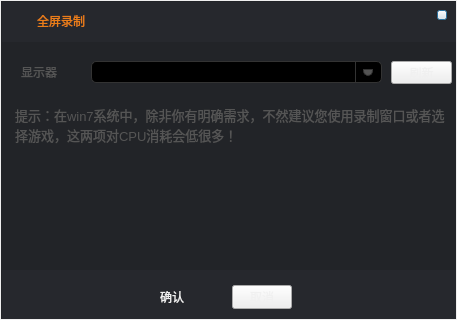
<?xml version="1.0" encoding="UTF-8"?>
<ui version="4.0">
 <class>ScreenSelectDialog</class>
 <widget class="QDialog" name="ScreenSelectDialog">
  <property name="geometry">
   <rect>
    <x>0</x>
    <y>0</y>
    <width>457</width>
    <height>320</height>
   </rect>
  </property>
  <property name="windowTitle">
   <string>ScreenSelectDialog</string>
  </property>
  <property name="styleSheet">
   <string notr="true">QDialog
{
	border-image: url(:/SeedUI/Resources/SeedUI/PC_Camera.png);
}</string>
  </property>
  <layout class="QGridLayout" name="gridLayout">
   <property name="margin">
    <number>1</number>
   </property>
   <property name="spacing">
    <number>0</number>
   </property>
   <item row="0" column="0">
    <widget class="QWidget" name="widget" native="true">
     <property name="styleSheet">
      <string notr="true">QWidget#widget
{
	background-color: rgb(34, 36, 40);
}
</string>
     </property>
     <widget class="QWidget" name="widget_2" native="true">
      <property name="geometry">
       <rect>
        <x>1</x>
        <y>1</y>
        <width>454</width>
        <height>40</height>
       </rect>
      </property>
      <property name="styleSheet">
       <string notr="true">QWidget#widget_2
{
	
	background-color: rgb(38, 40, 45);
}</string>
      </property>
      <widget class="QLabel" name="label">
       <property name="geometry">
        <rect>
         <x>10</x>
         <y>12</y>
         <width>15</width>
         <height>14</height>
        </rect>
       </property>
       <property name="styleSheet">
        <string notr="true">border-image: url(:/SeedUI/Resources/SeedUI/SeedUI_FullScreen.png);</string>
       </property>
       <property name="text">
        <string/>
       </property>
      </widget>
      <widget class="QLabel" name="label_2">
       <property name="geometry">
        <rect>
         <x>35</x>
         <y>9</y>
         <width>54</width>
         <height>20</height>
        </rect>
       </property>
       <property name="styleSheet">
        <string notr="true">color: rgb(234, 126, 24);</string>
       </property>
       <property name="text">
        <string>全屏录制</string>
       </property>
      </widget>
      <widget class="QPushButton" name="Close_pushButton">
       <property name="geometry">
        <rect>
         <x>435</x>
         <y>8</y>
         <width>10</width>
         <height>10</height>
        </rect>
       </property>
       <property name="styleSheet">
        <string notr="true">QPushButton#Close_pushButton{
	
	border-image: url(:/Close/Resources/Close_Normal.png);
}
QPushButton#Close_pushButton:hover{
	
	border-image: url(:/Close/Resources/Close_Hover.png);
}
QPushButton#Close_pushButton:disabled{
	
	border-image: url(:/Close/Resources/Close_Disabled.png);
}
QPushButton#Close_pushButton:checked{
	
	border-image: url(:/Close/Resources/Close_checked.png);
}</string>
       </property>
       <property name="text">
        <string/>
       </property>
      </widget>
     </widget>
     <widget class="QWidget" name="widget_3" native="true">
      <property name="geometry">
       <rect>
        <x>1</x>
        <y>269</y>
        <width>454</width>
        <height>50</height>
       </rect>
      </property>
      <property name="styleSheet">
       <string notr="true">QWidget#widget_3
{
	
	background-color: rgb(38, 40, 45);
}</string>
      </property>
      <widget class="QPushButton" name="OK_pushButton">
       <property name="geometry">
        <rect>
         <x>140</x>
         <y>15</y>
         <width>60</width>
         <height>24</height>
        </rect>
       </property>
       <property name="styleSheet">
        <string notr="true">QPushButton#OK_pushButton
{
	border-image: url(:/SeedUI/Resources/SeedUI/SmallButtonYellow.png);
	font: 75 12px &quot;微软雅黑&quot;;
	color: rgb(240, 240, 240);
	border-radius:5px;
	
}

QPushButton#OK_pushButton:hover
{
	border-image: url(:/SeedUI/Resources/SeedUI/SmallButtonYellow_H.png);
}

QPushButton#OK_pushButton:checked
{
	border-image: url(:/SeedUI/Resources/SeedUI/SmallButtonYellow_C.png);
}
</string>
       </property>
       <property name="text">
        <string>确认</string>
       </property>
      </widget>
      <widget class="QPushButton" name="Cancel_pushButton">
       <property name="geometry">
        <rect>
         <x>230</x>
         <y>15</y>
         <width>60</width>
         <height>24</height>
        </rect>
       </property>
       <property name="styleSheet">
        <string notr="true">QPushButton#Cancel_pushButton
{
	font: 75 12px &quot;微软雅黑&quot;;
	color: rgb(240, 240, 240);
	border-image: url(:/SeedUI/Resources/SeedUI/SmallButton.png);
}

QPushButton#Cancel_pushButton:hover
{
	border-image: url(:/SeedUI/Resources/SeedUI/SmallButton_H.png);
}

QPushButton#Cancel_pushButton:checked
{
	border-image: url(:/SeedUI/Resources/SeedUI/SmallButton_C.png);
}
</string>
       </property>
       <property name="text">
        <string>取消</string>
       </property>
      </widget>
     </widget>
     <widget class="QLabel" name="label_3">
      <property name="geometry">
       <rect>
        <x>20</x>
        <y>60</y>
        <width>41</width>
        <height>21</height>
       </rect>
      </property>
      <property name="styleSheet">
       <string notr="true">color: rgb(85, 85, 85);
font: 75 14px &quot;微软雅黑&quot;;</string>
      </property>
      <property name="text">
       <string>显示器</string>
      </property>
     </widget>
     <widget class="QComboBox" name="Screen_comboBox">
      <property name="geometry">
       <rect>
        <x>90</x>
        <y>60</y>
        <width>291</width>
        <height>22</height>
       </rect>
      </property>
      <property name="styleSheet">
       <string notr="true">/**********下拉列表**********/
QComboBox {
    background-color: black;
    border: 1px solid #333333;
    color: white;
    padding:1px 2em 1px 3px;
	font: 75 14px &quot;微软雅黑&quot;;
	border-radius:5px;
}
QComboBox:hover {
    background-color: rgb(24, 24, 24);
    border: 1px solid #333333;
    color: white;
    padding:1px 2em 1px 3px;
	font: 75 14px &quot;微软雅黑&quot;;
	border-radius:5px;
}
QComboBox::drop-down {
    subcontrol-origin: padding;
    subcontrol-position: top right;
    border-left: 1px solid #333333;
	width: 25px;
}/* 下拉按钮 */
QComboBox::drop-down:hover {
  	subcontrol-origin: padding;
    subcontrol-position: top right;
    border-left: 1px solid #333333;
	background-color: rgb(83, 83, 83);
}/* 下拉按钮 鼠标移动 */
QComboBox::down-arrow {
    border: 1px solid #333333;
    width: 8px;
    height: 5px;
    background: rgb(83, 83, 83);
	border-bottom-left-radius: 5px; 
	border-bottom-right-radius: 5px; 
}/* 下拉箭头 */
QComboBox::down-arrow:hover {
    border: 1px solid #333333;
    width: 8px;
    height: 5px;
    background: rgb(170, 170, 170);
	border-bottom-left-radius: 5px; 
	border-bottom-right-radius: 5px; 
}/* 下拉箭头 鼠标移动 */
QComboBox QAbstractItemView{
	outline:0px;/*去掉虚线*/
	color: rgb(209, 209, 209);
	font: 75 14px &quot;微软雅黑&quot;;
	background-color: rgb(43, 43, 43);
	 selection-background-color: QLinearGradient( x1: 0, y1: 0, x2: 0, y2: 1, stop: 0 #ffa02f, stop: 1 #d7801a);
}/* 下拉选择 */
QComboBox QAbstractItemView::item{height:20px;}/*下拉选择高度*/</string>
      </property>
     </widget>
     <widget class="QTextEdit" name="textEdit">
      <property name="geometry">
       <rect>
        <x>10</x>
        <y>100</y>
        <width>441</width>
        <height>71</height>
       </rect>
      </property>
      <property name="styleSheet">
       <string notr="true">background-color: rgb(34, 36, 40);
border:px groove gray;
font: 75 13px &quot;宋体&quot;;
color: rgb(85, 85, 85);</string>
      </property>
      <property name="html">
       <string>&lt;!DOCTYPE HTML PUBLIC &quot;-//W3C//DTD HTML 4.0//EN&quot; &quot;http://www.w3.org/TR/REC-html40/strict.dtd&quot;&gt;
&lt;html&gt;&lt;head&gt;&lt;meta name=&quot;qrichtext&quot; content=&quot;1&quot; /&gt;&lt;style type=&quot;text/css&quot;&gt;
p, li { white-space: pre-wrap; }
&lt;/style&gt;&lt;/head&gt;&lt;body style=&quot; font-family:'宋体'; font-size:13px; font-weight:72; font-style:normal;&quot;&gt;
&lt;p style=&quot; margin-top:0px; margin-bottom:0px; margin-left:0px; margin-right:0px; -qt-block-indent:0; text-indent:0px;&quot;&gt;提示：在win7系统中，除非你有明确需求，不然建议您使用录制窗口或者选择游戏，这两项对CPU消耗会低很多！&lt;/p&gt;&lt;/body&gt;&lt;/html&gt;</string>
      </property>
     </widget>
     <widget class="QPushButton" name="Refresh_pushButton">
      <property name="geometry">
       <rect>
        <x>390</x>
        <y>60</y>
        <width>61</width>
        <height>23</height>
       </rect>
      </property>
      <property name="styleSheet">
       <string notr="true">QPushButton#Refresh_pushButton
{
	font: 75 12px &quot;微软雅黑&quot;;
	color: rgb(240, 240, 240);
	border-image: url(:/SeedUI/Resources/SeedUI/SmallButton.png);
}

QPushButton#Refresh_pushButton:hover
{
	border-image: url(:/SeedUI/Resources/SeedUI/SmallButton_H.png);
}

QPushButton#Refresh_pushButton:checked
{
	border-image: url(:/SeedUI/Resources/SeedUI/SmallButton_C.png);
}
</string>
      </property>
      <property name="text">
       <string>刷新</string>
      </property>
     </widget>
    </widget>
   </item>
  </layout>
 </widget>
 <layoutdefault spacing="6" margin="11"/>
 <resources>
  <include location="rdzbdemo.qrc"/>
 </resources>
 <connections/>
</ui>
